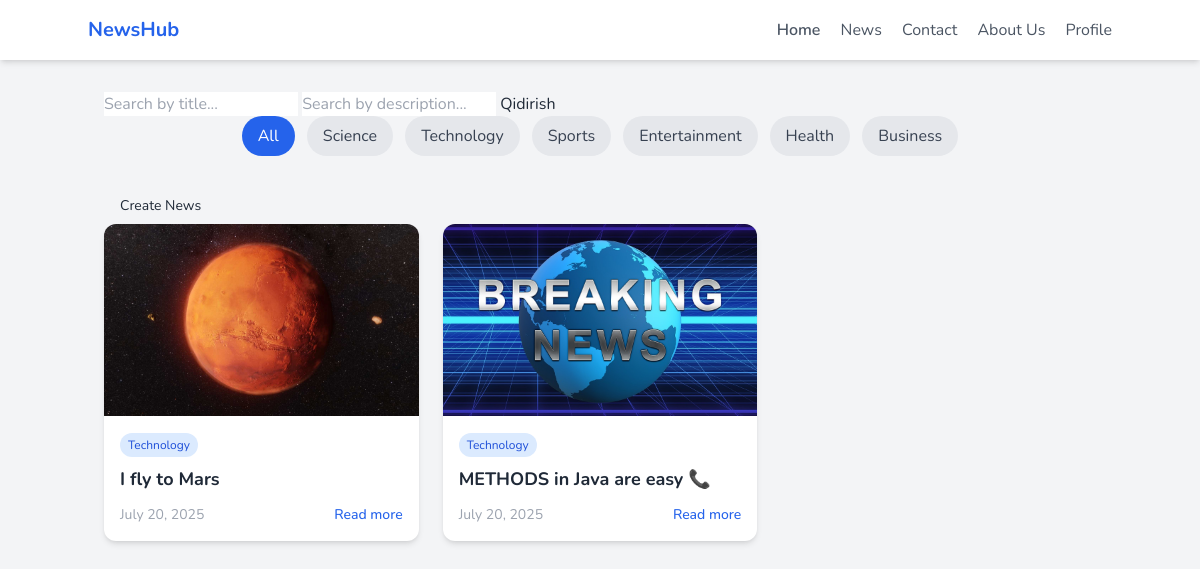
The page /news/category/2/ on the database its author committed.
### products/models.py (models this page shows, shortened)
class Category(models.Model):
    name = models.CharField(max_length=100)
    class Meta:
        db_table = 'category'

class News(models.Model):
    user = models.ForeignKey(User, on_delete=models.CASCADE)
    category = models.ForeignKey(Category, on_delete=models.CASCADE)
    title = models.CharField(max_length=120)
    desc = models.TextField()
    image = models.ImageField(upload_to='news/', default='default/news.jpg', blank=True, null=True)
    created_at = models.DateField(auto_now_add=True)
    class Meta:
        ordering = ['-created_at']
        db_table = 'news'

### products/views.py (the view)
# urls.py: path('category/<int:pk>/', by_category, name='news_by_category'),
def by_category(request, pk):
    news_list = News.objects.filter(category_id=pk)
    categories = Category.objects.all()
    return render(request, 'blog/news_list.html', {
        'news_list': news_list,
        'categories': categories
    })

### templates/blog/news_list.html (shortened to what this page needs)
<!DOCTYPE html>
<html lang="en">
<head>
  <script src="https://cdn.tailwindcss.com"></script>
</head>
<body class="bg-gray-100 text-gray-800">
  <nav class="bg-white shadow-md p-4">
    <div class="container mx-auto flex justify-between items-center">
      <a href="#" class="text-xl font-bold text-blue-600">NewsHub</a>
      <div class="space-x-4">
        <a href="{% url 'home' %}" class="text-gray-600 hover:text-blue-600 font-semibold">Home</a>
        <a href="{% url 'news_list' %}" class="text-gray-600 hover:text-blue-600">News</a>
        <a href="{% url 'contact' %}" class="text-gray-600 hover:text-blue-600">Contact</a>
        <a href="{% url 'about' %}" class="text-gray-600 hover:text-blue-600">About Us</a>
        <a href="{% url 'profile' %}" class="text-gray-600 hover:text-blue-600">Profile</a>
      </div>
    </div>
  </nav>
  <div class="container mx-auto px-4 py-8">
        <form method="get">
<input type="text" name="t" placeholder="Search by title..." value="{{request.GET.t}}">
<input type="text" name="d" placeholder="Search by description..." value="{{request.GET.d}}">
<button type="submit">Qidirish</button>
        </form>
    <div class="flex flex-wrap gap-3 mb-8 justify-center">
      <a href="{% url 'news_list' %}" class="px-4 py-2 rounded-full bg-blue-600 text-white hover:bg-blue-700">All</a>
      {% for cat in categories %}
        <a href="{% url 'news_by_category' cat.id %}"
           class="px-4 py-2 rounded-full bg-gray-200 hover:bg-blue-600 hover:text-white text-gray-700">
          {{ cat.name }}
        </a>
      {% endfor %}
    </div>
      <div class="mt-6 flex gap-4">
        <a href="{% url 'create' %}" class="text-sm blue px-4 py-2 rounded-xl hover:bg-blue-300"> Create News</a>
      </div>
    <div class="grid grid-cols-1 sm:grid-cols-2 md:grid-cols-3 gap-6">
      {% for news in news_list %}
        <div class="bg-white rounded-xl shadow-md overflow-hidden">
          {% if news.image %}
            <img src="{{ news.image.url }}" alt="{{ news.title }}" class="w-full h-48 object-cover">
          {% endif %}
          <div class="p-4">
            <span class="inline-block text-xs px-2 py-1 bg-blue-100 text-blue-700 rounded-full mb-2">{{ news.category.name }}</span>
            <h3 class="text-lg font-bold text-gray-800">{{ news.title }}</h3>
            <div class="mt-3 flex justify-between items-center">
              <span class="text-sm text-gray-400">{{ news.created_at|date:"F d, Y" }}</span>
              <a href="{% url 'news_detail' news.id %}" class="text-sm text-blue-600 hover:underline font-medium">Read more</a>
            </div>
          </div>
        </div>
      {% empty %}
        <p class="col-span-full text-center text-gray-500">No news available.</p>
      {% endfor %}
    </div>
  </div>
</body>
</html>

### templates/blog/news_list.html (style rules this page uses)
body { font-family: 'Nunito', sans-serif; }

### rows shown on the page
Category: name "Science"
Category: name "Technology"
Category: name "Sports"
Category: name "Entertainment"
Category: name "Health"
Category: name "Business"
News: image (picture), category.name "Technology", title "I fly to Mars", created_at "July 20, 2025"
News: image (picture), category.name "Technology", title "METHODS in Java are easy 📞", created_at "July 20, 2025"
